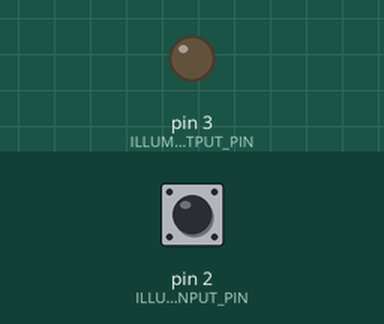
This sketch was run on a simulated Arduino Uno, built with avr-gcc and run on an emulated ATmega328P. Parts: output pins drawn as LEDs (lit = HIGH). Inputs (shaded band) come from the test bench; at power-on: pin 2 (ILLUMINATED_BUTTON_INPUT_PIN) HIGH.

Above: at 1.2 s.
1.3 s: pin 2 (ILLUMINATED_BUTTON_INPUT_PIN) pulled LOW for 0.15 s
At 1.37 s:
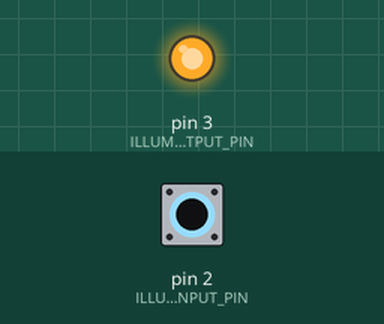
2.9 s: pin 2 (ILLUMINATED_BUTTON_INPUT_PIN) pulled LOW for 3.2 s
At 7.5 s:
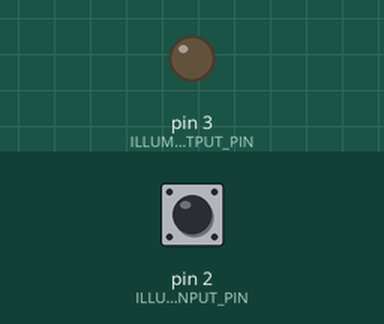
Timing chart, 0 to 9.0 s (numbered marks = the images above; inputs shaded):
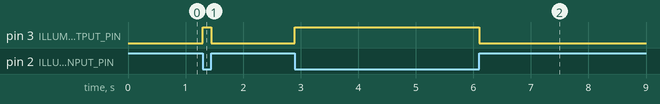

The sketch:

IlluminatedPushButton.ino
```cpp
/**
 * A basic test of the Adafruit illuminated pushbutton:
 * https://www.adafruit.com/product/1439
 *
 * Wiring:
 *
 * - The positive (+) pin on button hooked to output pin 3 on Arduino
 * - The negative (-) pin on button hooked to GND
 * - One side of the button switch hooked to GND
 * - The other side of the button switch hooked to pin 2 on Arduino
 *
 * By Jon E. Froehlich
 * @jonfroehlich
 * http://makeabilitylab.io
 *
 */

const int ILLUMINATED_BUTTON_INPUT_PIN = 2;
const int ILLUMINATED_BUTTON_OUTPUT_PIN = 3;

void setup() {
  pinMode(ILLUMINATED_BUTTON_INPUT_PIN, INPUT_PULLUP);
  pinMode(ILLUMINATED_BUTTON_OUTPUT_PIN, OUTPUT);
}

void loop() {
  int buttonVal = digitalRead(ILLUMINATED_BUTTON_INPUT_PIN);
  if(buttonVal == LOW){
    digitalWrite(ILLUMINATED_BUTTON_OUTPUT_PIN, HIGH);
  }else{
    digitalWrite(ILLUMINATED_BUTTON_OUTPUT_PIN, LOW);
  }
}
```

Measured:
- after the input at 1.3 s, pin 3 (ILLUMINATED_BUTTON_OUTPUT_PIN): LOW → HIGH at once, → LOW 0.15 s later
- after the input at 2.9 s, pin 3 (ILLUMINATED_BUTTON_OUTPUT_PIN): LOW → HIGH at once, → LOW 3.2 s later
